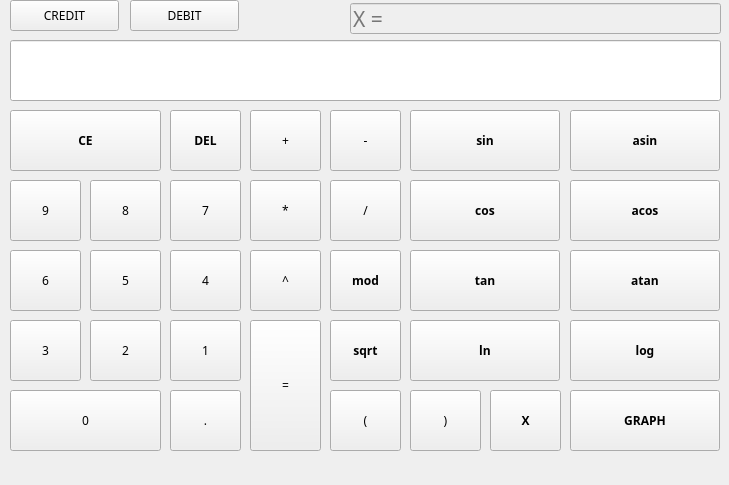
<?xml version="1.0" encoding="UTF-8"?>
<ui version="4.0">
 <class>CalcView</class>
 <widget class="QMainWindow" name="CalcView">
  <property name="enabled">
   <bool>true</bool>
  </property>
  <property name="geometry">
   <rect>
    <x>0</x>
    <y>0</y>
    <width>729</width>
    <height>485</height>
   </rect>
  </property>
  <property name="minimumSize">
   <size>
    <width>729</width>
    <height>485</height>
   </size>
  </property>
  <property name="maximumSize">
   <size>
    <width>729</width>
    <height>485</height>
   </size>
  </property>
  <property name="focusPolicy">
   <enum>Qt::ClickFocus</enum>
  </property>
  <property name="windowTitle">
   <string>CalcView</string>
  </property>
  <property name="windowIcon">
   <iconset theme="accessories-calculator">
    <normaloff>.</normaloff>.</iconset>
  </property>
  <widget class="QWidget" name="centralwidget">
   <widget class="QPushButton" name="num9">
    <property name="geometry">
     <rect>
      <x>10</x>
      <y>180</y>
      <width>71</width>
      <height>61</height>
     </rect>
    </property>
    <property name="font">
     <font>
      <family>Arial Black</family>
     </font>
    </property>
    <property name="text">
     <string>9</string>
    </property>
   </widget>
   <widget class="QPushButton" name="num8">
    <property name="geometry">
     <rect>
      <x>90</x>
      <y>180</y>
      <width>71</width>
      <height>61</height>
     </rect>
    </property>
    <property name="font">
     <font>
      <family>Arial Black</family>
     </font>
    </property>
    <property name="text">
     <string>8</string>
    </property>
   </widget>
   <widget class="QPushButton" name="num7">
    <property name="geometry">
     <rect>
      <x>170</x>
      <y>180</y>
      <width>71</width>
      <height>61</height>
     </rect>
    </property>
    <property name="font">
     <font>
      <family>Arial Black</family>
     </font>
    </property>
    <property name="text">
     <string>7</string>
    </property>
   </widget>
   <widget class="QPushButton" name="num6">
    <property name="geometry">
     <rect>
      <x>10</x>
      <y>250</y>
      <width>71</width>
      <height>61</height>
     </rect>
    </property>
    <property name="font">
     <font>
      <family>Arial Black</family>
     </font>
    </property>
    <property name="text">
     <string>6</string>
    </property>
   </widget>
   <widget class="QPushButton" name="num5">
    <property name="geometry">
     <rect>
      <x>90</x>
      <y>250</y>
      <width>71</width>
      <height>61</height>
     </rect>
    </property>
    <property name="font">
     <font>
      <family>Arial Black</family>
     </font>
    </property>
    <property name="text">
     <string>5</string>
    </property>
   </widget>
   <widget class="QPushButton" name="num4">
    <property name="geometry">
     <rect>
      <x>170</x>
      <y>250</y>
      <width>71</width>
      <height>61</height>
     </rect>
    </property>
    <property name="font">
     <font>
      <family>Arial Black</family>
     </font>
    </property>
    <property name="text">
     <string>4</string>
    </property>
   </widget>
   <widget class="QPushButton" name="num1">
    <property name="geometry">
     <rect>
      <x>170</x>
      <y>320</y>
      <width>71</width>
      <height>61</height>
     </rect>
    </property>
    <property name="font">
     <font>
      <family>Arial Black</family>
     </font>
    </property>
    <property name="text">
     <string>1</string>
    </property>
   </widget>
   <widget class="QPushButton" name="num2">
    <property name="geometry">
     <rect>
      <x>90</x>
      <y>320</y>
      <width>71</width>
      <height>61</height>
     </rect>
    </property>
    <property name="font">
     <font>
      <family>Arial Black</family>
     </font>
    </property>
    <property name="text">
     <string>2</string>
    </property>
   </widget>
   <widget class="QPushButton" name="num3">
    <property name="geometry">
     <rect>
      <x>10</x>
      <y>320</y>
      <width>71</width>
      <height>61</height>
     </rect>
    </property>
    <property name="font">
     <font>
      <family>Arial Black</family>
     </font>
    </property>
    <property name="text">
     <string>3</string>
    </property>
   </widget>
   <widget class="QPushButton" name="CE">
    <property name="geometry">
     <rect>
      <x>10</x>
      <y>110</y>
      <width>151</width>
      <height>61</height>
     </rect>
    </property>
    <property name="font">
     <font>
      <family>Arial Black</family>
      <bold>true</bold>
     </font>
    </property>
    <property name="text">
     <string>CE</string>
    </property>
   </widget>
   <widget class="QPushButton" name="dot">
    <property name="geometry">
     <rect>
      <x>170</x>
      <y>390</y>
      <width>71</width>
      <height>61</height>
     </rect>
    </property>
    <property name="font">
     <font>
      <family>Arial Black</family>
     </font>
    </property>
    <property name="text">
     <string>.</string>
    </property>
   </widget>
   <widget class="QPushButton" name="num0">
    <property name="geometry">
     <rect>
      <x>10</x>
      <y>390</y>
      <width>151</width>
      <height>61</height>
     </rect>
    </property>
    <property name="font">
     <font>
      <family>Arial Black</family>
     </font>
    </property>
    <property name="text">
     <string>0</string>
    </property>
   </widget>
   <widget class="QLineEdit" name="resultShow">
    <property name="geometry">
     <rect>
      <x>10</x>
      <y>40</y>
      <width>711</width>
      <height>61</height>
     </rect>
    </property>
    <property name="font">
     <font>
      <family>Arial Black</family>
      <pointsize>18</pointsize>
      <bold>true</bold>
     </font>
    </property>
    <property name="maxLength">
     <number>255</number>
    </property>
    <property name="alignment">
     <set>Qt::AlignJustify|Qt::AlignVCenter</set>
    </property>
   </widget>
   <widget class="QPushButton" name="add">
    <property name="geometry">
     <rect>
      <x>250</x>
      <y>110</y>
      <width>71</width>
      <height>61</height>
     </rect>
    </property>
    <property name="font">
     <font>
      <family>Arial Black</family>
     </font>
    </property>
    <property name="text">
     <string>+</string>
    </property>
   </widget>
   <widget class="QPushButton" name="sin">
    <property name="geometry">
     <rect>
      <x>410</x>
      <y>110</y>
      <width>150</width>
      <height>61</height>
     </rect>
    </property>
    <property name="font">
     <font>
      <family>Arial Black</family>
      <bold>true</bold>
     </font>
    </property>
    <property name="text">
     <string>sin</string>
    </property>
   </widget>
   <widget class="QPushButton" name="cos">
    <property name="geometry">
     <rect>
      <x>410</x>
      <y>180</y>
      <width>150</width>
      <height>61</height>
     </rect>
    </property>
    <property name="font">
     <font>
      <family>Arial Black</family>
      <bold>true</bold>
     </font>
    </property>
    <property name="text">
     <string>cos</string>
    </property>
   </widget>
   <widget class="QPushButton" name="tan">
    <property name="geometry">
     <rect>
      <x>410</x>
      <y>250</y>
      <width>150</width>
      <height>61</height>
     </rect>
    </property>
    <property name="font">
     <font>
      <family>Arial Black</family>
      <bold>true</bold>
     </font>
    </property>
    <property name="text">
     <string>tan</string>
    </property>
   </widget>
   <widget class="QPushButton" name="asin">
    <property name="geometry">
     <rect>
      <x>570</x>
      <y>110</y>
      <width>150</width>
      <height>61</height>
     </rect>
    </property>
    <property name="font">
     <font>
      <family>Arial Black</family>
      <bold>true</bold>
     </font>
    </property>
    <property name="text">
     <string>asin</string>
    </property>
   </widget>
   <widget class="QPushButton" name="atan">
    <property name="geometry">
     <rect>
      <x>570</x>
      <y>250</y>
      <width>150</width>
      <height>61</height>
     </rect>
    </property>
    <property name="font">
     <font>
      <family>Arial Black</family>
      <bold>true</bold>
     </font>
    </property>
    <property name="text">
     <string>atan</string>
    </property>
   </widget>
   <widget class="QPushButton" name="acos">
    <property name="geometry">
     <rect>
      <x>570</x>
      <y>180</y>
      <width>150</width>
      <height>61</height>
     </rect>
    </property>
    <property name="font">
     <font>
      <family>Arial Black</family>
      <bold>true</bold>
     </font>
    </property>
    <property name="text">
     <string>acos</string>
    </property>
   </widget>
   <widget class="QPushButton" name="sub">
    <property name="geometry">
     <rect>
      <x>330</x>
      <y>110</y>
      <width>71</width>
      <height>61</height>
     </rect>
    </property>
    <property name="font">
     <font>
      <family>Arial Black</family>
     </font>
    </property>
    <property name="text">
     <string>-</string>
    </property>
   </widget>
   <widget class="QPushButton" name="div">
    <property name="geometry">
     <rect>
      <x>330</x>
      <y>180</y>
      <width>71</width>
      <height>61</height>
     </rect>
    </property>
    <property name="font">
     <font>
      <family>Arial Black</family>
     </font>
    </property>
    <property name="text">
     <string>/</string>
    </property>
   </widget>
   <widget class="QPushButton" name="mult">
    <property name="geometry">
     <rect>
      <x>250</x>
      <y>180</y>
      <width>71</width>
      <height>61</height>
     </rect>
    </property>
    <property name="font">
     <font>
      <family>Arial Black</family>
     </font>
    </property>
    <property name="text">
     <string>*</string>
    </property>
   </widget>
   <widget class="QPushButton" name="mod">
    <property name="geometry">
     <rect>
      <x>330</x>
      <y>250</y>
      <width>71</width>
      <height>61</height>
     </rect>
    </property>
    <property name="font">
     <font>
      <family>Arial Black</family>
      <bold>true</bold>
     </font>
    </property>
    <property name="text">
     <string>mod</string>
    </property>
   </widget>
   <widget class="QPushButton" name="sqrt">
    <property name="geometry">
     <rect>
      <x>330</x>
      <y>320</y>
      <width>71</width>
      <height>61</height>
     </rect>
    </property>
    <property name="font">
     <font>
      <family>Arial Black</family>
      <bold>true</bold>
     </font>
    </property>
    <property name="text">
     <string>sqrt</string>
    </property>
   </widget>
   <widget class="QPushButton" name="equal">
    <property name="geometry">
     <rect>
      <x>250</x>
      <y>320</y>
      <width>71</width>
      <height>131</height>
     </rect>
    </property>
    <property name="font">
     <font>
      <family>Arial Black</family>
     </font>
    </property>
    <property name="text">
     <string>=</string>
    </property>
   </widget>
   <widget class="QPushButton" name="pow">
    <property name="geometry">
     <rect>
      <x>250</x>
      <y>250</y>
      <width>71</width>
      <height>61</height>
     </rect>
    </property>
    <property name="font">
     <font>
      <family>Arial Black</family>
     </font>
    </property>
    <property name="text">
     <string>^</string>
    </property>
   </widget>
   <widget class="QPushButton" name="ln">
    <property name="geometry">
     <rect>
      <x>410</x>
      <y>320</y>
      <width>150</width>
      <height>61</height>
     </rect>
    </property>
    <property name="font">
     <font>
      <family>Arial Black</family>
      <bold>true</bold>
     </font>
    </property>
    <property name="text">
     <string>ln</string>
    </property>
   </widget>
   <widget class="QPushButton" name="log">
    <property name="geometry">
     <rect>
      <x>570</x>
      <y>320</y>
      <width>150</width>
      <height>61</height>
     </rect>
    </property>
    <property name="font">
     <font>
      <family>Arial Black</family>
      <bold>true</bold>
     </font>
    </property>
    <property name="text">
     <string>log</string>
    </property>
   </widget>
   <widget class="QPushButton" name="AC">
    <property name="geometry">
     <rect>
      <x>170</x>
      <y>110</y>
      <width>71</width>
      <height>61</height>
     </rect>
    </property>
    <property name="font">
     <font>
      <family>Arial Black</family>
      <bold>true</bold>
     </font>
    </property>
    <property name="text">
     <string>DEL</string>
    </property>
   </widget>
   <widget class="QPushButton" name="open">
    <property name="geometry">
     <rect>
      <x>330</x>
      <y>390</y>
      <width>71</width>
      <height>61</height>
     </rect>
    </property>
    <property name="font">
     <font>
      <family>Arial Black</family>
     </font>
    </property>
    <property name="text">
     <string>(</string>
    </property>
   </widget>
   <widget class="QPushButton" name="close">
    <property name="geometry">
     <rect>
      <x>410</x>
      <y>390</y>
      <width>71</width>
      <height>61</height>
     </rect>
    </property>
    <property name="font">
     <font>
      <family>Arial Black</family>
     </font>
    </property>
    <property name="text">
     <string>)</string>
    </property>
   </widget>
   <widget class="QPushButton" name="credit">
    <property name="geometry">
     <rect>
      <x>10</x>
      <y>0</y>
      <width>109</width>
      <height>31</height>
     </rect>
    </property>
    <property name="font">
     <font>
      <family>Arial Black</family>
     </font>
    </property>
    <property name="text">
     <string>CREDIT</string>
    </property>
   </widget>
   <widget class="QPushButton" name="debit">
    <property name="geometry">
     <rect>
      <x>130</x>
      <y>0</y>
      <width>109</width>
      <height>31</height>
     </rect>
    </property>
    <property name="font">
     <font>
      <family>Arial Black</family>
     </font>
    </property>
    <property name="text">
     <string>DEBIT</string>
    </property>
   </widget>
   <widget class="QPushButton" name="xoy">
    <property name="geometry">
     <rect>
      <x>490</x>
      <y>390</y>
      <width>71</width>
      <height>61</height>
     </rect>
    </property>
    <property name="font">
     <font>
      <family>Arial Black</family>
      <bold>true</bold>
     </font>
    </property>
    <property name="text">
     <string>X</string>
    </property>
   </widget>
   <widget class="QPushButton" name="graph">
    <property name="geometry">
     <rect>
      <x>570</x>
      <y>390</y>
      <width>150</width>
      <height>61</height>
     </rect>
    </property>
    <property name="font">
     <font>
      <family>Arial Black</family>
      <bold>true</bold>
     </font>
    </property>
    <property name="text">
     <string>GRAPH</string>
    </property>
   </widget>
   <widget class="QLineEdit" name="equalX">
    <property name="enabled">
     <bool>false</bool>
    </property>
    <property name="geometry">
     <rect>
      <x>350</x>
      <y>3</y>
      <width>371</width>
      <height>31</height>
     </rect>
    </property>
    <property name="font">
     <font>
      <family>Arial Black</family>
      <pointsize>16</pointsize>
      <bold>false</bold>
     </font>
    </property>
    <property name="text">
     <string/>
    </property>
    <property name="maxLength">
     <number>255</number>
    </property>
    <property name="alignment">
     <set>Qt::AlignJustify|Qt::AlignVCenter</set>
    </property>
    <property name="placeholderText">
     <string>X = </string>
    </property>
   </widget>
  </widget>
 </widget>
 <resources/>
 <connections/>
</ui>
